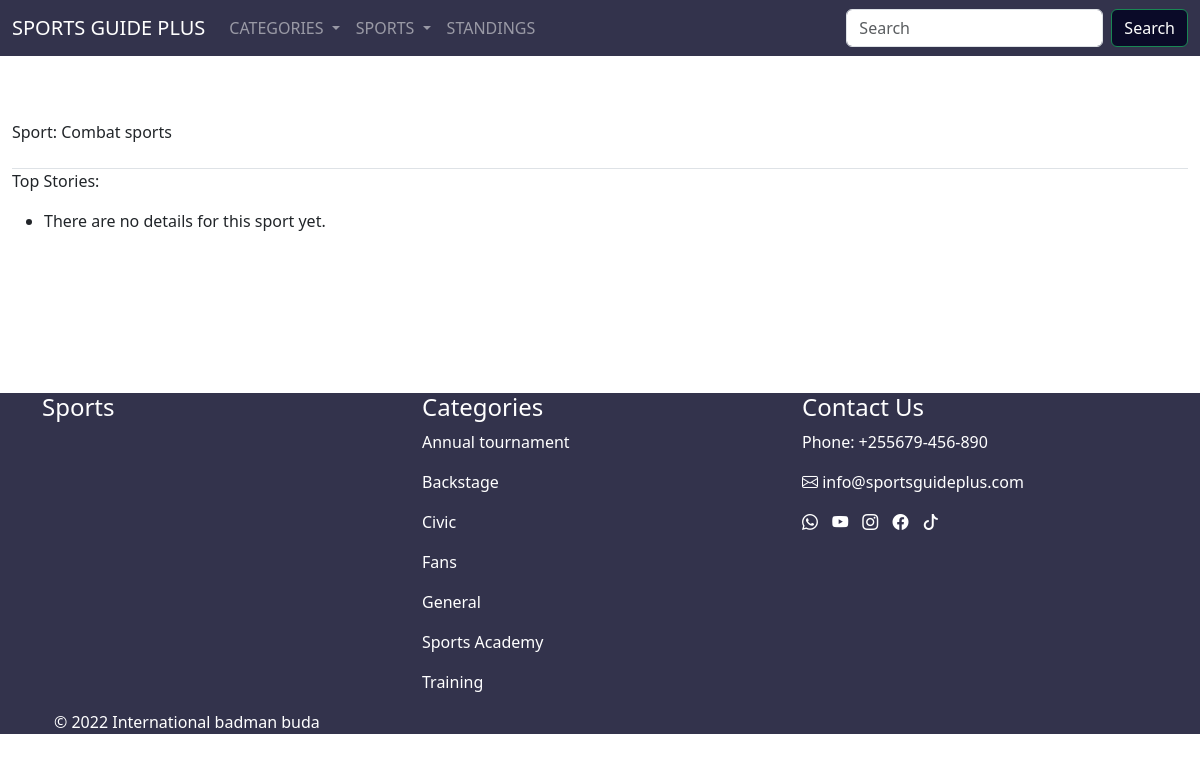
Before: /sports/3/ with the older database file.
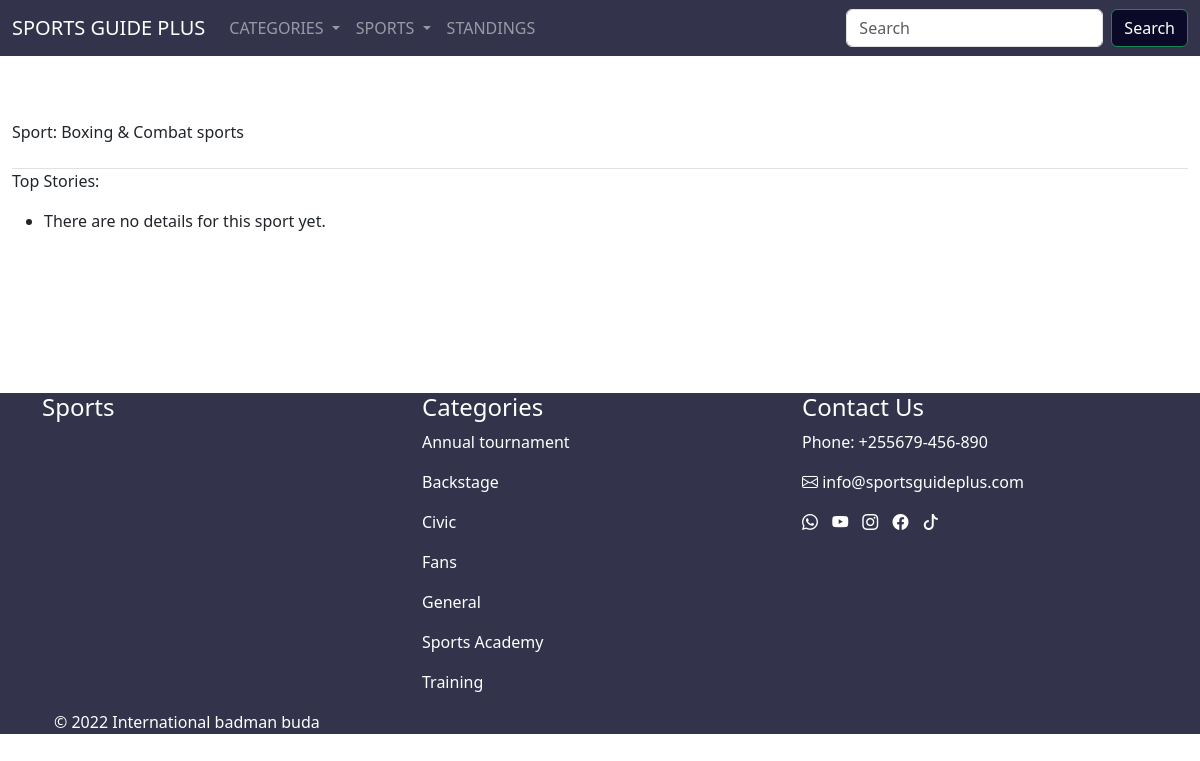
After: the same page with the newer database file.
### core/models.py (models this page shows)
class Sport(models.Model):
    sports = models.CharField(max_length=200)
    subsports = models.TextField()
    image = models.ImageField(upload_to='sport_icons', null=True, blank=True)
    description = models.TextField(blank=True, null=True)  # Description for the sport
    def __str__(self) -> str:
        return self.sports

### core/views.py (the view)
# urls.py: path('sports/<int:sport_id>/', views.sport, name='sport'),
def sport(request, sport_id):
    sport = Sport.objects.get(id=sport_id)
    details = sport.detail_set.order_by('-date_added')
    context = {'sport':sport, 'details': details, 'index':True}
    return render(request, 'core/sport.html', context)

### core/templates/core/sport.html (shortened to what this page needs)
{% extends 'core/base.html' %}
{% load static %}
{% block page_header %}
  <p>Sport: {{ sport }}</p>
{% endblock page_header %}
{% block content %}
  <p>Top Stories:</p>
  <ul>
    {% for detail in details %}
    <div class="card mb-3">
      <h4>
        {{ detail.headline }}
        <p>{{ detail.Post }}</p>
        <h6>{{ detail.date_added|date:'M d, Y H:i' }}</h6>
        <h6>{{ detail.Author }}</h6>
        {% if detail.image %}
          <img src="{{ detail.image.url }}" alt="Detail Image">
        {% else %}
          <img src="/static/images/placeholder.jpg" alt="Placeholder Image">
        {% endif %}
      </h4>
      <div class="card-body">
        {{ detail.text|linebreaks }}
        {% if detail.image %}
          <img src="{{ detail.image1.url }}" alt="Detail Image">
        {% else %}
          <img src="/static/images/placeholder.jpg" alt="Placeholder Image">
        {% endif %}
      </div>
      <small>
        {% comment %}  {% endcomment %}
      </small>
    </div>
    {% empty %}
    <li>There are no details for this sport yet.</li>
    {% endfor %}
  </ul>
{% endblock %}

Changed rows visible on the page:
changed Sport: sports "Combat sports" → "Boxing & Combat sports"
